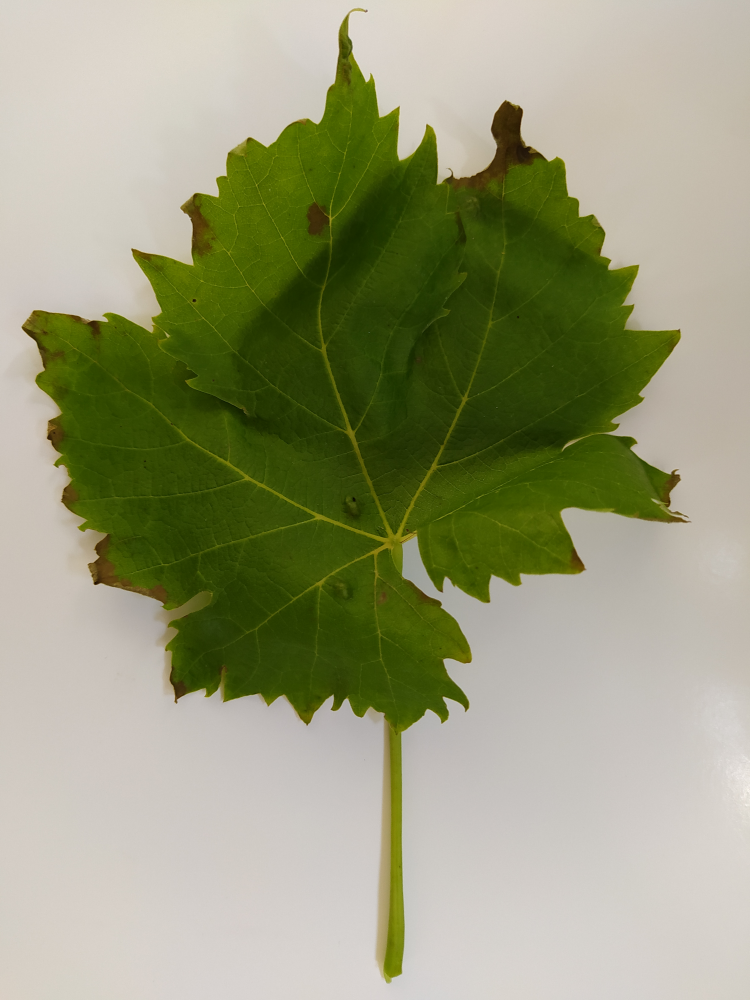
#> input picture vine_leaves/img (1).jpg, 3000 x 4000 px (shown at 1/4 size)
$ python svm.py   (older library calls are emulated)
#> lines starting #> are read from the running program, lines starting #| are printed output that depends on the picture; after the words box and inside, x2 and y2 are one past the last pixel; in counts of white or black regions, pixels touching at a corner belong together; long printed decimals are rounded
import cv2 as cv
import numpy as np
import math
from skimage import feature, io
from sklearn import preprocessing
from scipy.stats import entropy, norm, kurtosis, skew
np.seterr(divide='ignore', invalid='ignore')


class SVM:

    def __init__(self):
        # Optimize OpenCV
        cv.useOptimized()

    # [69 lines left out: function extractFeatures, not called in this run]

    def imageSegmentation(self, path, label):
        # Dispaly messages
#> called with path = 'vine_leaves/img (1).jpg', label = 1
        print("Image segmentation started.")
        print("Running will take a few minutes...")
        # Init features array
        trainingData = []
        labels = np.array([], dtype=np.int32)
        # Optimize OpenCV
        cv.useOptimized()
        # Read images
        RGB = cv.imread(path)
#> RGB is the input picture: shape (4000, 3000, 3); mean B, G, R 123.3, 155.1, 152.4
        # Convert RGB image to chosen color space
        HSV = cv.cvtColor(RGB, cv.COLOR_BGR2HSV)
#> HSV: shape (4000, 3000, 3); mean H, S, V 24.6, 98.5, 159.1
        # For HSV, hue range is [0,179], saturation range is [0,255], and value range is [0,255]
        # Define color range
        lower = np.array([10, 100, 20])
        upper = np.array([20, 255, 200])
        # Threshold the HSV image to get only blue colors
        mask = cv.inRange(HSV, lower, upper)
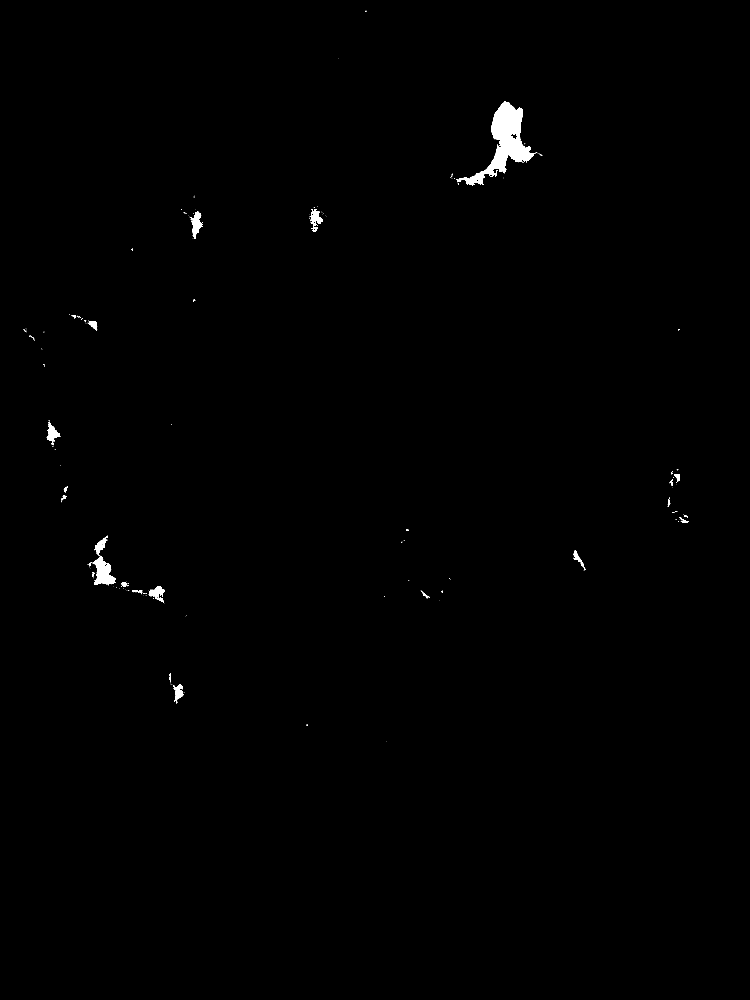
#> mask: shape (4000, 3000) (shown at 1/4 size); 0.43% white; 240 white regions (205 under 20 px), largest, box (x1, y1, x2, y2) and area: (1824, 406, 2136, 742) 29974, (370, 2225, 464, 2340) 5701, (765, 846, 812, 956) 2357
        # Bitwise-AND mask and original image
        RGBmask = cv.bitwise_and(RGB, RGB, mask=mask)
        # RGB mask image to grayscale
        GI = cv.cvtColor(RGBmask, cv.COLOR_BGR2GRAY)
        # Feature extraction
        # GLCM features
        Grauwertmatrix = feature.greycomatrix(GI, distances=[1], angles=[0])
        Contrast = (feature.greycoprops(Grauwertmatrix, "contrast"))[0][0]
#> Contrast = 2.38
        Correlation = (feature.greycoprops(
            Grauwertmatrix, "correlation"))[0][0]
#> Correlation = 0.898
        Energy = (feature.greycoprops(Grauwertmatrix, "energy"))[0][0]
#> Energy = 0.995
        Homogeneity = (feature.greycoprops(
            Grauwertmatrix, "homogeneity"))[0][0]
#> Homogeneity = 0.997
        # More features
        Mean = np.mean(RGBmask)
#> Mean = 0.182
        STD = np.std(RGBmask)
#> STD = 3.33
        Entropy = entropy(RGBmask.flatten())
#> Entropy = 11.7
        if math.isnan(Entropy):
            Entropy = 0
        RMS = np.sqrt(np.mean(RGBmask**2))
#> RMS = 0.665
        Variance = np.mean(np.var(RGBmask))
#> Variance = 11.1
        Sum = np.sum(RGBmask)
#> Sum = 6553571
        Smoothness = 1-(1/(1+Sum))
#> Smoothness = 1
        Kurtosis = kurtosis(RGBmask.flatten())
#> Kurtosis = 514.3
        Skewness = skew(RGBmask.flatten())
#> Skewness = 21.41
        IDM = 0.0
        for i in range(GI.shape[0]):
            for j in range(GI.shape[1]):
                temp = GI[i, j]/(1+(i-j)**2)
                IDM = IDM + temp
#> after the loop, IDM = 27.92
        # Features to array
        labels = np.append(labels, label)
        dataLabels = ["Contrast", "Correlation", "Energy", "Homogeneity", "Mean",
                      "STD", "Entropy", "RMS", "Variance", "Smoothness", "Kurtosis", "Skewness", "IDM"]
        trainingData.append([Contrast, Correlation, Energy, Homogeneity,
                             Mean, STD, Entropy, RMS, Variance, Smoothness, Kurtosis, Skewness, IDM])
        # Save data to file
        np.savetxt("single_image_features.txt",
                   np.float32(trainingData), delimiter=",")
        np.save("single_image_features.npy", np.float32(trainingData))
        np.savetxt("single_image_labels.txt", labels, delimiter=",")
        np.save("single_image_labels.npy", labels)
        # Display results
        cv.namedWindow("Original Image", cv.WINDOW_NORMAL)
        cv.resizeWindow("Original Image", 600, 600)
        cv.imshow("Original Image", RGB)
        cv.namedWindow("HSV Image", cv.WINDOW_NORMAL)
        cv.resizeWindow("HSV Image", 600, 600)
        cv.imshow("HSV Image", HSV)
        cv.namedWindow("Mask", cv.WINDOW_NORMAL)
        cv.resizeWindow("Mask", 600, 600)
        cv.imshow("Mask", mask)
        cv.namedWindow("RGB segmented part", cv.WINDOW_NORMAL)
        cv.resizeWindow("RGB segmented part", 600, 600)
        cv.imshow("RGB segmented part", RGBmask)
        cv.namedWindow("Grayscale segmented part", cv.WINDOW_NORMAL)
        cv.resizeWindow("Grayscale segmented part", 600, 600)
        cv.imshow("Grayscale segmented part", GI)
        # Print features
        for i in range(len(dataLabels)):
            print(dataLabels[i] + ": " + str(trainingData[0][i]))
#> this loop made 13 passes
#| Contrast: 2.383
#| Correlation: 0.8976
#| Energy: 0.9955
#| Homogeneity: 0.997
#| Mean: 0.182
#| STD: 3.332
#| Entropy: 11.699
#| RMS: 0.6645
#> (further printed lines are left out)
        print("Label: " + str(labels[0]))
        # Wait to terminate windows
        cv.waitKey(0)

    # [32 lines left out: functions trainSVM, trainSVMCustom, not called in this run]

    def predict(self, testingDataset, predictingDataset):
        # Load testing dataset
        data = np.load(testingDataset + "_features.npy")
        labels = np.load(testingDataset + "_labels.npy")
        # Prediction based on testing folder
        print("Prediction started.")
        # Load SVM model
#> (the run stopped early here; a loop or call above may not have finished)
